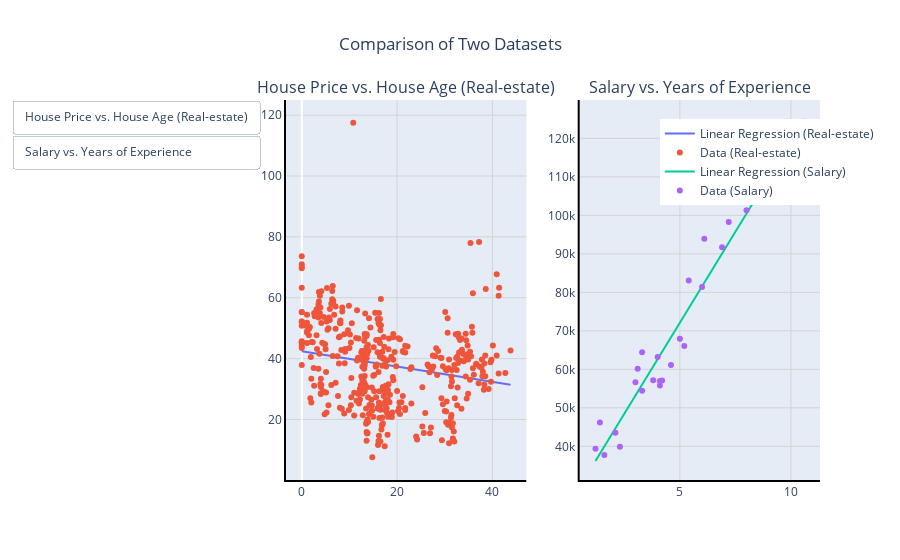

Notebook cell for this chart:
### Code cell
X_real_estate = df[['X2 house age']]
y_real_estate = df['Y house price of unit area']

# Обучение модели для недвижимости
model_real_estate = LinearRegression()
model_real_estate.fit(X_real_estate, y_real_estate)

# Предсказания для недвижимости
predictions_real_estate = model_real_estate.predict(X_real_estate)

# Для зарплат
X_salary = salary_data[['YearsExperience']]
y_salary = salary_data['Salary']

# Обучение модели для зарплат
model_salary = LinearRegression()
model_salary.fit(X_salary, y_salary)

# Предсказания для зарплат
predictions_salary = model_salary.predict(X_salary)

# Четвертый шаг: Визуализация данных с помощью Plotly
# Создаем график с двумя подграфиками
fig = make_subplots(rows=1, cols=2, subplot_titles=("House Price vs. House Age (Real-estate)", "Salary vs. Years of Experience"))

# График для "Real-estate"
fig.add_trace(go.Scatter(x=df['X2 house age'], y=predictions_real_estate, mode='lines', name='Linear Regression (Real-estate)'), row=1, col=1)
fig.add_trace(go.Scatter(x=df['X2 house age'], y=df['Y house price of unit area'], mode='markers', name='Data (Real-estate)'), row=1, col=1)

# График для "Salary"
fig.add_trace(go.Scatter(x=salary_data['YearsExperience'], y=predictions_salary, mode='lines', name='Linear Regression (Salary)'), row=1, col=2)
fig.add_trace(go.Scatter(x=salary_data['YearsExperience'], y=salary_data['Salary'], mode='markers', name='Data (Salary)'), row=1, col=2)

# Настраиваем внешний вид графиков
fig.update_xaxes(showline=True, linewidth=2, linecolor='black')
fig.update_yaxes(showline=True, linewidth=2, linecolor='black')
fig.update_xaxes(showgrid=True, gridwidth=1, gridcolor='lightgray', row=1, col=1)
fig.update_yaxes(showgrid=True, gridwidth=1, gridcolor='lightgray', row=1, col=1)
fig.update_xaxes(showgrid=True, gridwidth=1, gridcolor='lightgray', row=1, col=2)
fig.update_yaxes(showgrid=True, gridwidth=1, gridcolor='lightgray', row=1, col=2)

# Добавляем кнопку переключения между графиками
updatemenu = [{
    'type': 'buttons',
    'showactive': False,
    'buttons': [
        {
            'label': 'House Price vs. House Age (Real-estate)',
            'method': 'update',
            'args': [{'visible': [True, True, False, False]}, 
                     {'title': 'House Price vs. House Age (Real-estate)'}]
        },
        {
            'label': 'Salary vs. Years of Experience',
            'method': 'update',
            'args': [{'visible': [False, False, True, True]}, 
                     {'title': 'Salary vs. Years of Experience'}]
        }
    ]
}]

fig.update_layout(showlegend=True, legend=dict(x=0.7, y=0.95), updatemenus=updatemenu)
fig.update_layout(title_text="Comparison of Two Datasets", title_x=0.5)

# Отображаем график
fig.show()

### Figure 1 — Plotly figure (JSON) as saved in the notebook; plotly's stock layout.template omitted (floating-point values rounded to 4 significant figures; data arrays with more than 128 entries replaced by an {"elided": "..."} marker saying what was removed)
{"data": [{"mode": "lines", "name": "Linear Regression (Real-estate)", "type": "scatter", "x": {"elided": "414 float values"}, "xaxis": "x", "y": {"elided": "414 float values"}, "yaxis": "y"}, {"mode": "markers", "name": "Data (Real-estate)", "type": "scatter", "x": {"elided": "414 float values"}, "xaxis": "x", "y": {"elided": "414 float values"}, "yaxis": "y"}, {"mode": "lines", "name": "Linear Regression (Salary)", "type": "scatter", "x": [1.2, 1.4, 1.6, 2.1, 2.3, 3, 3.1, 3.3, 3.3, 3.8, 4, 4.1, 4.1, 4.2, 4.6, 5, 5.2, 5.4, 6, 6.1, 6.9, 7.2, 8, 8.3, 8.8, 9.1, 9.6, 9.7, 10.4, 10.6], "xaxis": "x2", "y": [36190.0, 38080.0, 39970.0, 44690.0, 46580.0, 53200.0, 54140.0, 56030.0, 56030.0, 60760.0, 62650.0, 63590.0, 63590.0, 64540.0, 68320.0, 72100.0, 73990.0, 75880.0, 81550.0, 82490.0, 90050.0, 92890.0, 100400.0, 103300.0, 108000.0, 110800.0, 115600.0, 116500.0, 123100.0, 125000.0], "yaxis": "y2"}, {"mode": "markers", "name": "Data (Salary)", "type": "scatter", "x": [1.2, 1.4, 1.6, 2.1, 2.3, 3, 3.1, 3.3, 3.3, 3.8, 4, 4.1, 4.1, 4.2, 4.6, 5, 5.2, 5.4, 6, 6.1, 6.9, 7.2, 8, 8.3, 8.8, 9.1, 9.6, 9.7, 10.4, 10.6], "xaxis": "x2", "y": [39344, 46206, 37732, 43526, 39892, 56643, 60151, 54446, 64446, 57190, 63219, 55795, 56958, 57082, 61112, 67939, 66030, 83089, 81364, 93941, 91739, 98274, 101303, 113813, 109432, 105583, 116970, 112636, 122392, 121873], "yaxis": "y2"}], "layout": {"annotations": [{"font": {"size": 16}, "showarrow": false, "text": "House Price vs. House Age (Real-estate)", "x": 0.225, "xanchor": "center", "xref": "paper", "y": 1, "yanchor": "bottom", "yref": "paper"}, {"font": {"size": 16}, "showarrow": false, "text": "Salary vs. Years of Experience", "x": 0.775, "xanchor": "center", "xref": "paper", "y": 1, "yanchor": "bottom", "yref": "paper"}], "legend": {"x": 0.7, "y": 0.95}, "showlegend": true, "title": {"text": "Comparison of Two Datasets", "x": 0.5}, "updatemenus": [{"buttons": [{"args": [{"visible": [true, true, false, false]}, {"title": "House Price vs. House Age (Real-estate)"}], "label": "House Price vs. House Age (Real-estate)", "method": "update"}, {"args": [{"visible": [false, false, true, true]}, {"title": "Salary vs. Years of Experience"}], "label": "Salary vs. Years of Experience", "method": "update"}], "showactive": false, "type": "buttons"}], "xaxis": {"anchor": "y", "domain": [0, 0.45], "gridcolor": "lightgray", "gridwidth": 1, "linecolor": "black", "linewidth": 2, "showgrid": true, "showline": true}, "xaxis2": {"anchor": "y2", "domain": [0.55, 1], "gridcolor": "lightgray", "gridwidth": 1, "linecolor": "black", "linewidth": 2, "showgrid": true, "showline": true}, "yaxis": {"anchor": "x", "domain": [0, 1], "gridcolor": "lightgray", "gridwidth": 1, "linecolor": "black", "linewidth": 2, "showgrid": true, "showline": true}, "yaxis2": {"anchor": "x2", "domain": [0, 1], "gridcolor": "lightgray", "gridwidth": 1, "linecolor": "black", "linewidth": 2, "showgrid": true, "showline": true}}}
